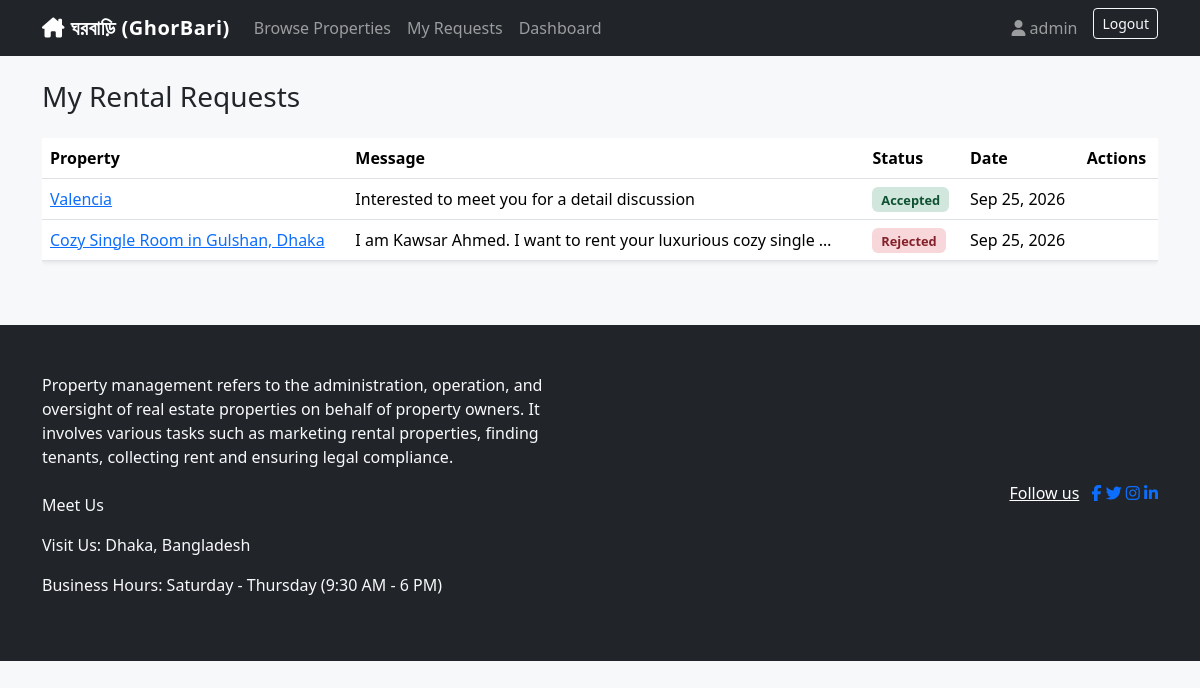
/rentals/my-requests/ (signed in), run on the app's committed database.
### accounts/models.py (models this page shows, shortened)
class User(AbstractUser):
    class Role(models.TextChoices):
        OWNER = 'OWNER', 'Property Owner'
        TENANT = 'TENANT', 'Tenant'
    role = models.CharField(max_length=10, choices=Role.choices, default=Role.TENANT)
    phone_number = models.CharField(max_length=20, blank=True)
    address = models.CharField(max_length=255, blank=True)
    profile_picture = models.ImageField(upload_to='profile_pics/', blank=True, null=True)
    @property
    def is_owner(self):
        return self.role == self.Role.OWNER
    @property
    def is_tenant(self):
        return self.role == self.Role.TENANT

### rentals/models.py (models this page shows, shortened)
class RentalRequest(models.Model):
    class Status(models.TextChoices):
        PENDING = 'PENDING', 'Pending'
        ACCEPTED = 'ACCEPTED', 'Accepted'
        REJECTED = 'REJECTED', 'Rejected'
        CANCELLED = 'CANCELLED', 'Cancelled'
    property = models.ForeignKey(
        'properties.Property', on_delete=models.CASCADE, related_name='rental_requests'
    )
    tenant = models.ForeignKey(
        settings.AUTH_USER_MODEL, on_delete=models.CASCADE, related_name='rental_requests'
    )
    message = models.TextField(blank=True)
    request_date = models.DateTimeField(auto_now_add=True)
    status = models.CharField(max_length=10, choices=Status.choices, default=Status.PENDING)
    class Meta:
        ordering = ['-request_date']

### properties/models.py (models this page shows, shortened)
class Property(models.Model):
    class PropertyType(models.TextChoices):
        APARTMENT = 'APARTMENT', 'Apartment'
        HOUSE = 'HOUSE', 'House'
        ROOM = 'ROOM', 'Room'
        OFFICE = 'OFFICE', 'Office'
    owner = models.ForeignKey(
        settings.AUTH_USER_MODEL, on_delete=models.CASCADE, related_name='properties'
    )
    title = models.CharField(max_length=200)
    description = models.TextField()
    property_type = models.CharField(max_length=20, choices=PropertyType.choices)
    location = models.CharField(max_length=255)
    monthly_rent = models.DecimalField(max_digits=10, decimal_places=2)
    bedrooms = models.PositiveIntegerField(default=1)
    bathrooms = models.PositiveIntegerField(default=1)
    image = models.ImageField(upload_to='property_images/', blank=True, null=True)
    is_available = models.BooleanField(default=True)
    created_at = models.DateTimeField(auto_now_add=True)
    updated_at = models.DateTimeField(auto_now=True)
    class Meta:
        ordering = ['-created_at']
        verbose_name_plural = 'Properties'

### rentals/views.py (the view)
# urls.py: path('my-requests/', views.my_requests, name='my_requests'),
@login_required
def my_requests(request):
    if not request.user.is_tenant:
        messages.error(request, "Only tenants have rental requests to view.")
        return redirect('properties:list')
    requests_qs = RentalRequest.objects.filter(tenant=request.user).select_related('property')
    return render(request, 'rentals/my_requests.html', {'requests': requests_qs})

### templates/rentals/my_requests.html (shortened to what this page needs)
{% extends 'base.html' %}
{% block content %}
<h3 class="mb-4">My Rental Requests</h3>
<div class="table-responsive">
<table class="table bg-white shadow-sm">
    <thead><tr><th>Property</th><th>Message</th><th>Status</th><th>Date</th><th>Actions</th></tr></thead>
    <tbody>
    {% for r in requests %}
        <tr>
            <td><a href="{% url 'properties:detail' r.property.pk %}">{{ r.property.title }}</a></td>
            <td>{{ r.message|truncatewords:12 }}</td>
            <td><span class="status-badge status-{{ r.status }}">{{ r.get_status_display }}</span></td>
            <td>{{ r.request_date|date:"M d, Y" }}</td>
            <td>
            </td>
        </tr>
    {% empty %}
        <tr><td colspan="5" class="text-muted text-center">You haven't sent any rental requests yet.</td></tr>
    {% endfor %}
    </tbody>
</table>
</div>
{% endblock %}

### templates/base.html (shortened to what this page needs)
{% load static %}
<!DOCTYPE html>
<html lang="en">
<head>
    <link href="https://cdnjs.cloudflare.com/ajax/libs/bootstrap/5.3.3/css/bootstrap.min.css" rel="stylesheet">
    <link href="https://cdnjs.cloudflare.com/ajax/libs/font-awesome/6.5.2/css/all.min.css" rel="stylesheet">
    <link href="{% static 'css/style.css' %}" rel="stylesheet">
</head>
<body>
<nav class="navbar navbar-expand-lg navbar-dark bg-dark">
    <div class="container">
        <a class="navbar-brand fw-bold" href="{% url 'properties:list' %}"><i class="fa-solid fa-house-chimney"></i> ঘরবাড়ি (GhorBari) </a>
        <div class="collapse navbar-collapse" id="navMenu">
            <ul class="navbar-nav me-auto">
                <li class="nav-item"><a class="nav-link" href="{% url 'properties:list' %}">Browse Properties</a></li>
                {% if user.is_authenticated %}
                    {% if user.is_owner %}
                        <li class="nav-item"><a class="nav-link" href="{% url 'properties:create' %}">Add Property</a></li>
                        <li class="nav-item"><a class="nav-link" href="{% url 'properties:mine' %}">My Properties</a></li>
                        <li class="nav-item"><a class="nav-link" href="{% url 'rentals:owner_requests' %}">Rental Requests</a></li>
                    {% else %}
                        <li class="nav-item"><a class="nav-link" href="{% url 'rentals:my_requests' %}">My Requests</a></li>
                    {% endif %}
                    <li class="nav-item"><a class="nav-link" href="{% url 'accounts:dashboard' %}">Dashboard</a></li>
                {% endif %}
            </ul>
            <ul class="navbar-nav">
                {% if user.is_authenticated %}
                    <li class="nav-item"><a class="nav-link" href="{% url 'accounts:profile' %}"><i class="fa-solid fa-user"></i> {{ user.username }}</a></li>
                    <li class="nav-item">
                        <form method="post" action="{% url 'accounts:logout' %}" class="d-inline">
                            <button type="submit" class="btn btn-outline-light btn-sm ms-2">Logout</button>
                        </form>
                    </li>
                {% else %}
                    <li class="nav-item"><a class="nav-link" href="{% url 'accounts:login' %}">Login</a></li>
                    <li class="nav-item"><a class="nav-link" href="{% url 'accounts:register' %}">Register</a></li>
                {% endif %}
            </ul>
        </div>
    </div>
</nav>
<div class="container mt-4">
    {% block content %}{% endblock %}
</div>
<footer class="mt-5 py-4 bg-dark text-light text-center">
    <div class="container white-bdrt1 py-4">
        <div class="row align-items-center">
            <div class="col-md-6">
                <div class="text-center text-lg-start">
                    <p class="copyright-text mb-2 mb-md-0 text-white-light ff-heading">
                        Property management refers to the administration, operation, and oversight
                        of real estate properties on behalf of property owners. It involves various
                        tasks such as marketing rental properties, finding tenants, collecting rent
                        and ensuring legal compliance.</p>
                        <br>
                        <p>Meet Us</p>
                        <p>Visit Us:
                        Dhaka, Bangladesh
                        </p>
                        <p>Business Hours:
                        Saturday - Thursday (9:30 AM - 6 PM)</p>
                </div>
            </div>
            <div class="col-md-6 ">
                <div class="social-widget text-center text-md-end">
                    <div class="social-style1">
                        <a class="text-white me-2 fw500 fz17" href="">Follow us</a>
                        <a href="#"><i
                                class="fab fa-facebook-f list-inline-item"></i></a>
                        <a href="#"><i
                                class="fab fa-twitter list-inline-item"></i></a>
                        <a href="#"><i
                                class="fab fa-instagram list-inline-item"></i></a>
                        <a href="#"><i
                                class="fab fa-linkedin-in list-inline-item"></i></a>
                    </div>
                </div>
            </div>
        </div>
    </div>
</footer>
</body>
</html>

### static/css/style.css (style rules this page uses)
body { background-color: #f7f8fa; }
.navbar-brand { letter-spacing: 0.5px; }
.status-ACCEPTED { color: #0f5132; background: #d1e7dd; }
.status-REJECTED { color: #842029; background: #f8d7da; }
.status-badge { padding: 0.3em 0.7em; border-radius: 0.375rem; font-weight: 600; font-size: 0.8rem; }

### data on the page
User: username "admin"
RentalRequest: property "Valencia", message "Interested to meet you for a detail discussion", status "Accepted", request_date "Sep 25, 2026"
RentalRequest: property "Cozy Single Room in Gulshan, Dhaka", message "I am Kawsar Ahmed. I want to rent your luxurious cozy single …", status "Rejected", request_date "Sep 25, 2026"
